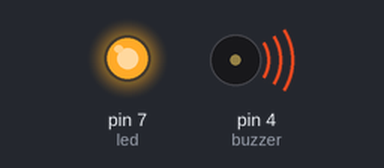
Bench run of a sketch on a simulated Arduino Uno, built with avr-gcc and run on an emulated ATmega328P. On the bench: output pins drawn as LEDs (lit = HIGH), buzzer (waves = sounding, pin HIGH).

Above: at 0.17 s.
At 8.1 s:
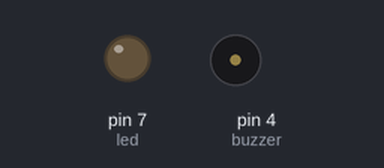
Timing chart, 0 to 9.6 s (numbered marks = the images above):
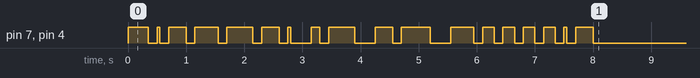

The sketch:

morseCode.ino
```cpp
int led = 7;
int buzzer = 4;
int l = 1;


void setup(){
    pinMode(led, OUTPUT);
    pinMode(buzzer, OUTPUT);
}

void loop() {
  if (l==1){
  digitalWrite(led, HIGH);
    digitalWrite(buzzer, HIGH);
    delay(1*50);
    digitalWrite(led, LOW);
    digitalWrite(buzzer, LOW);
    digitalWrite(led, HIGH);
    digitalWrite(buzzer, HIGH);
    delay(3*50);
    digitalWrite(led, LOW);
    digitalWrite(buzzer, LOW);
    digitalWrite(led, HIGH);
    digitalWrite(buzzer, HIGH);
    delay(3*50);
    digitalWrite(led, LOW);
    digitalWrite(buzzer, LOW);
    delay(3*50);
    digitalWrite(led, HIGH);
    digitalWrite(buzzer, HIGH);
    delay(1*50);
    digitalWrite(led, LOW);
    digitalWrite(buzzer, LOW);
    delay(3*50);
    digitalWrite(led, HIGH);
    digitalWrite(buzzer, HIGH);
    delay(1*50);
    digitalWrite(led, LOW);
    digitalWrite(buzzer, LOW);
    digitalWrite(led, HIGH);
    digitalWrite(buzzer, HIGH);
    delay(3*50);
    digitalWrite(led, LOW);
    digitalWrite(buzzer, LOW);
    digitalWrite(led, HIGH);
    digitalWrite(buzzer, HIGH);
    delay(1*50);
    digitalWrite(led, LOW);
    digitalWrite(buzzer, LOW);
    digitalWrite(led, HIGH);
    digitalWrite(buzzer, HIGH);
    delay(1*50);
    digitalWrite(led, LOW);
    digitalWrite(buzzer, LOW);
    delay(3*50);
    digitalWrite(led, HIGH);
    digitalWrite(buzzer, HIGH);
    delay(3*50);
    digitalWrite(led, LOW);
    digitalWrite(buzzer, LOW);
    digitalWrite(led, HIGH);
    digitalWrite(buzzer, HIGH);
    delay(1*50);
    digitalWrite(led, LOW);
    digitalWrite(buzzer, LOW);
    digitalWrite(led, HIGH);
    digitalWrite(buzzer, HIGH);
    delay(3*50);
    digitalWrite(led, LOW);
    digitalWrite(buzzer, LOW);
    digitalWrite(led, HIGH);
    digitalWrite(buzzer, HIGH);
    delay(1*50);
    digitalWrite(led, LOW);
    digitalWrite(buzzer, LOW);
    delay(3*50);
    digitalWrite(led, HIGH);
    digitalWrite(buzzer, HIGH);
    delay(3*50);
    digitalWrite(led, LOW);
    digitalWrite(buzzer, LOW);
    digitalWrite(led, HIGH);
    digitalWrite(buzzer, HIGH);
    delay(3*50);
    digitalWrite(led, LOW);
    digitalWrite(buzzer, LOW);
    digitalWrite(led, HIGH);
    digitalWrite(buzzer, HIGH);
    delay(3*50);
    digitalWrite(led, LOW);
    digitalWrite(buzzer, LOW);
    delay(3*50);
    digitalWrite(led, HIGH);
    digitalWrite(buzzer, HIGH);
    delay(3*50);
    digitalWrite(led, LOW);
    digitalWrite(buzzer, LOW);
    digitalWrite(led, HIGH);
    digitalWrite(buzzer, HIGH);
    delay(3*50);
    digitalWrite(led, LOW);
    digitalWrite(buzzer, LOW);
    delay(3*50);
    digitalWrite(led, HIGH);
    digitalWrite(buzzer, HIGH);
    delay(1*50);
    digitalWrite(led, LOW);
    digitalWrite(buzzer, LOW);
    delay(7*50);
    digitalWrite(led, HIGH);
    digitalWrite(buzzer, HIGH);
    delay(3*50);
    digitalWrite(led, LOW);
    digitalWrite(buzzer, LOW);
    delay(3*50);
    digitalWrite(led, HIGH);
    digitalWrite(buzzer, HIGH);
    delay(3*50);
    digitalWrite(led, LOW);
    digitalWrite(buzzer, LOW);
    digitalWrite(led, HIGH);
    digitalWrite(buzzer, HIGH);
    delay(3*50);
    digitalWrite(led, LOW);
    digitalWrite(buzzer, LOW);
    digitalWrite(led, HIGH);
    digitalWrite(buzzer, HIGH);
    delay(3*50);
    digitalWrite(led, LOW);
    digitalWrite(buzzer, LOW);
    delay(7*50);
    digitalWrite(led, HIGH);
    digitalWrite(buzzer, HIGH);
    delay(3*50);
    digitalWrite(led, LOW);
    digitalWrite(buzzer, LOW);
    digitalWrite(led, HIGH);
    digitalWrite(buzzer, HIGH);
    delay(3*50);
    digitalWrite(led, LOW);
    digitalWrite(buzzer, LOW);
    delay(3*50);
    digitalWrite(led, HIGH);
    digitalWrite(buzzer, HIGH);
    delay(3*50);
    digitalWrite(led, LOW);
    digitalWrite(buzzer, LOW);
    digitalWrite(led, HIGH);
    digitalWrite(buzzer, HIGH);
    delay(1*50);
    digitalWrite(led, LOW);
    digitalWrite(buzzer, LOW);
    digitalWrite(led, HIGH);
    digitalWrite(buzzer, HIGH);
    delay(3*50);
    digitalWrite(led, LOW);
    digitalWrite(buzzer, LOW);
    digitalWrite(led, HIGH);
    digitalWrite(buzzer, HIGH);
    delay(3*50);
    digitalWrite(led, LOW);
    digitalWrite(buzzer, LOW);
    delay(7*50);
    digitalWrite(led, HIGH);
    digitalWrite(buzzer, HIGH);
    delay(3*50);
    digitalWrite(led, LOW);
    digitalWrite(buzzer, LOW);
    digitalWrite(led, HIGH);
    digitalWrite(buzzer, HIGH);
    delay(1*50);
    digitalWrite(led, LOW);
    digitalWrite(buzzer, LOW);
    digitalWrite(led, HIGH);
    digitalWrite(buzzer, HIGH);
    delay(3*50);
    digitalWrite(led, LOW);
    digitalWrite(buzzer, LOW);
    digitalWrite(led, HIGH);
    digitalWrite(buzzer, HIGH);
    delay(1*50);
    digitalWrite(led, LOW);
    digitalWrite(buzzer, LOW);
    delay(3*50);
    digitalWrite(led, HIGH);
    digitalWrite(buzzer, HIGH);
    delay(1*50);
    digitalWrite(led, LOW);
    digitalWrite(buzzer, LOW);
    digitalWrite(led, HIGH);
    digitalWrite(buzzer, HIGH);
    delay(1*50);
    digitalWrite(led, LOW);
    digitalWrite(buzzer, LOW);
    digitalWrite(led, HIGH);
    digitalWrite(buzzer, HIGH);
    delay(1*50);
    digitalWrite(led, LOW);
    digitalWrite(buzzer, LOW);
    digitalWrite(led, HIGH);
    digitalWrite(buzzer, HIGH);
    delay(1*50);
    digitalWrite(led, LOW);
    digitalWrite(buzzer, LOW);
    delay(3*50);
    digitalWrite(led, HIGH);
    digitalWrite(buzzer, HIGH);
    delay(1*50);
    digitalWrite(led, LOW);
    digitalWrite(buzzer, LOW);
    digitalWrite(led, HIGH);
    digitalWrite(buzzer, HIGH);
    delay(3*50);
    digitalWrite(led, LOW);
    digitalWrite(buzzer, LOW);
    delay(3*50);
    digitalWrite(led, HIGH);
    digitalWrite(buzzer, HIGH);
    delay(3*50);
    digitalWrite(led, LOW);
    digitalWrite(buzzer, LOW);
    digitalWrite(led, HIGH);
    digitalWrite(buzzer, HIGH);
    delay(1*50);
    digitalWrite(led, LOW);
    digitalWrite(buzzer, LOW);
    delay(3*50);
    digitalWrite(led, HIGH);
    digitalWrite(buzzer, HIGH);
    delay(3*50);
    digitalWrite(led, LOW);
    digitalWrite(buzzer, LOW);
    digitalWrite(led, HIGH);
    digitalWrite(buzzer, HIGH);
    delay(1*50);
    digitalWrite(led, LOW);
    digitalWrite(buzzer, LOW);
    delay(3*50);
    digitalWrite(led, HIGH);
    digitalWrite(buzzer, HIGH);
    delay(1*50);
    digitalWrite(led, LOW);
    digitalWrite(buzzer, LOW);
    delay(3*50);
    digitalWrite(led, HIGH);
    digitalWrite(buzzer, HIGH);
    delay(1*50);
    digitalWrite(led, LOW);
    digitalWrite(buzzer, LOW);
    digitalWrite(led, HIGH);
    digitalWrite(buzzer, HIGH);
    delay(3*50);
    digitalWrite(led, LOW);
    digitalWrite(buzzer, LOW);
    digitalWrite(led, HIGH);
    digitalWrite(buzzer, HIGH);
    delay(1*50);
    digitalWrite(led, LOW);
    digitalWrite(buzzer, LOW);
    digitalWrite(led, HIGH);
    digitalWrite(buzzer, HIGH);
    delay(1*50);
    digitalWrite(led, LOW);
    digitalWrite(buzzer, LOW);
    delay(7*50);
    l++;
  }
  else{
    digitalWrite(led, LOW);
  }
}
```
